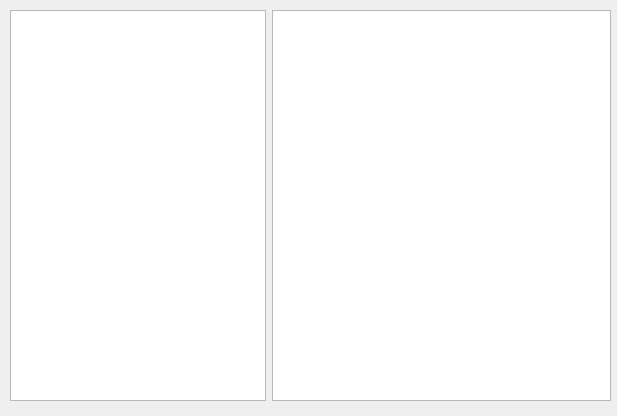
<ui version="4.0" >
 <class>OsziWidget</class>
 <widget class="QWidget" name="OsziWidget" >
  <property name="geometry" >
   <rect>
    <x>0</x>
    <y>0</y>
    <width>617</width>
    <height>416</height>
   </rect>
  </property>
  <property name="windowTitle" >
   <string>Form</string>
  </property>
  <widget class="QWidget" name="horizontalLayout" >
   <property name="geometry" >
    <rect>
     <x>10</x>
     <y>10</y>
     <width>601</width>
     <height>391</height>
    </rect>
   </property>
   <layout class="QHBoxLayout" >
    <item>
     <widget class="QListWidget" name="listWidget" >
      <property name="sizePolicy" >
       <sizepolicy vsizetype="Expanding" hsizetype="Fixed" >
        <horstretch>0</horstretch>
        <verstretch>0</verstretch>
       </sizepolicy>
      </property>
     </widget>
    </item>
    <item>
     <widget class="QGraphicsView" name="graphicsView" />
    </item>
   </layout>
  </widget>
 </widget>
 <resources/>
 <connections/>
</ui>
